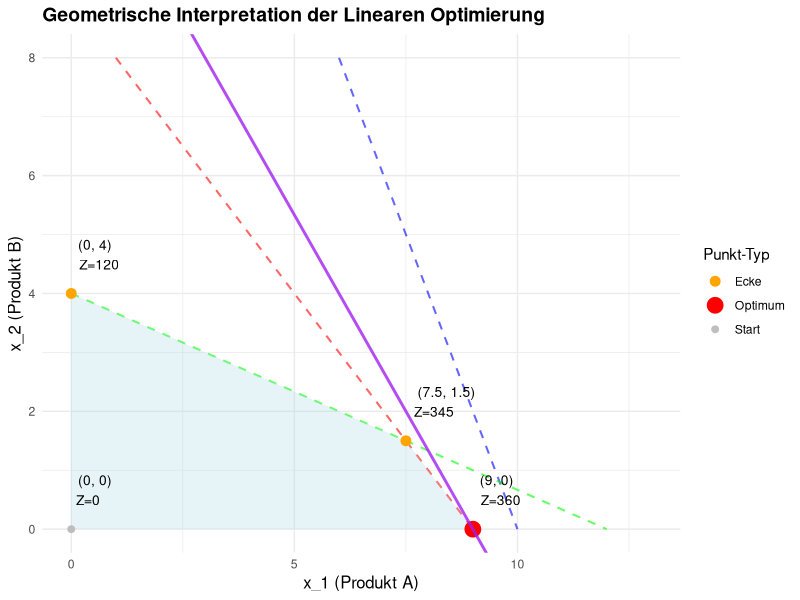
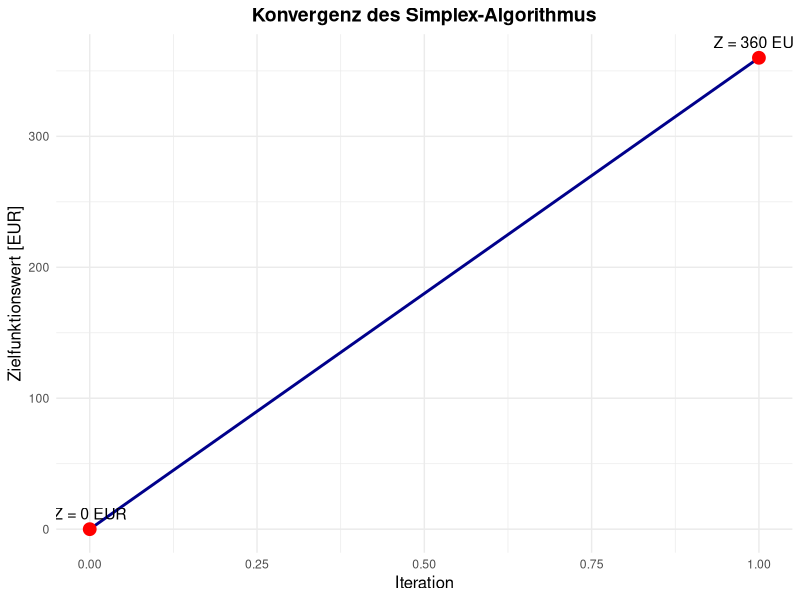

Write the R code that produced these figures, in order.
## ---- chunk 1
options(digits = 4)
knitr::opts_chunk$set(echo=FALSE, message=FALSE, warning=FALSE, cache=FALSE, 
                      dev.args=list(pointsize=11), size="scriptsize")
library(tidyverse)
library(gridExtra)
library(knitr)
## ---- chunk 2
# Zielfunktion und Nebenbedingungen
cat("Maximiere: Z = 40x_1 + 30x_2\n")
cat("\nNebenbedingungen:\n")
cat("4$x_1$ + 2$x_2$ <= 40    (Arbeitszeit)\n")
cat("10$x_1$ + 30$x_2$ <= 120  (Material)\n")
cat("$x_1 + x_2 <= 9$        (Lager)\n")
cat("$x_1, x_2 >= 0$         (Nicht-Negativität)\n")
## ---- chunk 3
cat("4x_1 + 2x_2 + s_1 = 40    (s_1 >= 0)\n")
cat("10x_1 + 30x_2 + s_2 = 120  (s_2 >= 0)\n")
cat("x_1 + x_2 + s_3 = 9        (s_3 >= 0)\n\n")
cat("Zielfunktion (Maximierung):\n")
cat("Z = 40x_1 + 30x_2 + 0·s_1 + 0·s_2 + 0·s_3 \n")
## ---- chunk 4
# Initiales Tableau
tableau_0 <- data.frame(
  Basis = c("s_1", "s_2", "s_3", "Z"),
  x_1 = c(4, 10, 1, -40),
  x_2 = c(2, 30, 1, -30),
  s_1 = c(1, 0, 0, 0),
  s_2 = c(0, 1, 0, 0),
  s_3 = c(0, 0, 1, 0),
  RHS = c(40, 120, 9, 0)
)

knitr::kable(tableau_0, caption = "Initiales Simplex-Tableau (Iteration 0)")
## ---- chunk 5
cat("Z-Reihe: [-40, -30, 0, 0, 0]\n")
cat("\nKleinster Wert: -40 → x_1 wird Eingangsvariable\n")
cat("(Spalte 1 wird Pivotspalte)\n")
## ---- chunk 6
cat("Quotienten für Pivotspalte x_1:\n")
cat("Zeile 1: 40/4 = 10\n")
cat("Zeile 2: 120/10 = 12\n")
cat("Zeile 3: 9/1 = 9  ← Minimum!\n\n")
cat("Ausgangsvariable: s_3\n")
cat("Pivotelement: 1 (Zeile 3, Spalte 1)\n")
## ---- chunk 7
cat("Neue Zeile 3 (Pivotzeile): Zeile 3 ÷ 1\n")
cat("x_1 + x_2 + s_3 = 9\n\n")
cat("Neue Zeile 1: alte Zeile 1 - 4×(neue Zeile 3)\n")
cat("(4x_1 + 2x_2 + s_1) - 4(x_1 + x_2 + s_3) = 40 - 4(9)\n")
cat("-2x_2 + s_1 - 4s_3 = 4\n\n")
cat("Neue Zeile 2: alte Zeile 2 - 10×(neue Zeile 3)\n")
cat("(10x_1 + 30x_2 + s_2) - 10(x_1 + x_2 + s_3) = 120 - 10(9)\n")
cat("20x_2 + s_2 - 10s_3 = 30\n\n")
cat("Neue Z-Reihe: alte Z - (-40)×(neue Zeile 3)\n")
cat("(Z - 40x_1 - 30x_2) + 40(x_1 + x_2 + s_3) = 0 + 40(9)\n")
cat("Z + 10x_2 + 40s_3 = 360\n")
## ---- chunk 8
tableau_1 <- data.frame(
  Basis = c("s_1", "s_2", "x_1", "Z"),
  x_1 = c(0, 0, 1, 0),
  x_2 = c(-2, 20, 1, 10),
  s_1 = c(1, 0, 0, 0),
  s_2 = c(0, 1, 0, 0),
  s_3 = c(-4, -10, 1, 40),
  RHS = c(4, 30, 9, 360)
)

knitr::kable(tableau_1, caption = "Simplex-Tableau nach Iteration 1 (optimal)")
## ---- chunk 9
cat("Z-Reihe: [0, 10, 0, 0, 40]\n\n")
cat("Kein negativer Eintrag mehr in der Z-Reihe\n")
cat("→ keine Variable kann den Gewinn noch erhöhen\n")
cat("→ OPTIMUM ERREICHT (nach nur einer Iteration)\n")
## ---- chunk 10
# Ressourcen-Auslastung
resources <- data.frame(
  Ressource = c("Arbeitszeit", "Material", "Lager"),
  Verfügbar = c(40, 120, 9),
  Verbraucht = c(
    4*9 + 2*0,
    10*9 + 30*0,
    9 + 0
  ),
  Restkapazität = c(
    40 - (4*9 + 2*0),
    120 - (10*9 + 30*0),
    9 - (9 + 0)
  )
)

resources$Auslastung_Prozent <- round((resources$Verbraucht / resources$Verfügbar) * 100, 1)

knitr::kable(resources, caption = "Ressourcen-Auslastung bei optimaler Lösung")
## ---- chunk 11
# Zulässiger Bereich definieren
x1 <- seq(0, 15, 0.1)

# Nebenbedingungen als Linien
y1 <- (40 - 4*x1) / 2  # 4x1 + 2x2 <= 40
y2 <- (120 - 10*x1) / 30  # 10x1 + 30x2 <= 120
y3 <- 9 - x1  # x1 + x2 <= 9

# Eckpunkte des zulässigen Bereichs
corners <- data.frame(
  x1 = c(0, 0, 7.5, 9),
  x2 = c(0, 4, 1.5, 0),
  Typ = c("Start", "Ecke", "Ecke", "Optimum")
)

# Gewinn für jeden Eckpunkt
corners$Gewinn <- 40*corners$x1 + 30*corners$x2

ggplot() +
  # Nebenbedingungen
  geom_line(aes(x=x1, y=y1), color="blue", linetype="dashed", alpha=0.6, linewidth=0.7) +
  geom_line(aes(x=x1, y=y2), color="green", linetype="dashed", alpha=0.6, linewidth=0.7) +
  geom_line(aes(x=x1, y=y3), color="red", linetype="dashed", alpha=0.6, linewidth=0.7) +
  
  # Zulässiger Bereich
  geom_ribbon(aes(x=x1, ymin=0, ymax=pmin(y1,y2,y3,9)), 
              fill="lightblue", alpha=0.3) +
  
  # Eckpunkte
  geom_point(data=corners, aes(x=x1, y=x2, color=Typ, size=Typ)) +
  geom_text(data=corners, aes(x=x1, y=x2, label=paste0("(", x1, ", ", x2, ")\nZ=", Gewinn)),
            vjust=-0.8, hjust=-0.2, size=3.5) +
  
  # Iso-Gewinnlinie durch Optimum
  geom_abline(intercept=360/30, slope=-40/30, color="purple", linewidth=1, alpha=0.8) +
  
  scale_color_manual(values=c("Start"="gray", "Ecke"="orange", "Optimum"="red")) +
  scale_size_manual(values=c("Start"=2, "Ecke"=3, "Optimum"=5)) +
  
  xlim(0, 13) + ylim(0, 8) +
  labs(title="Geometrische Interpretation der Linearen Optimierung",
       x="x_1 (Produkt A)",
       y="x_2 (Produkt B)",
       color="Punkt-Typ", size="Punkt-Typ") +
  theme_minimal() +
  theme(plot.title=element_text(size=14, face="bold"),
        axis.title=element_text(size=12),
        legend.position="right")
## ---- chunk 12
# Simplex mit lpSolve Paket (vereinfacht)
library(lpSolve)

# Zielfunktion: max 40x1 + 30x2
c <- c(40, 30)

# Nebenbedingungen (Constraint-Matrix)
A <- matrix(c(4, 2,        # Arbeitszeit
              10, 30,      # Material
              1, 1),       # Lager
            nrow=3, byrow=TRUE)
b <- c(40, 120, 9)
signs <- c("<=", "<=", "<=")

# Lösen
result <- lp("max", c, A, signs, b)

cat("Optimale Lösung:\n")
cat("x_1 =", result$solution[1], "\n")
cat("x_2 =", result$solution[2], "\n")
cat("Maximaler Gewinn Z =", result$objval, "EUR\n")
## ---- chunk 13
# Schöne Abschlussgrafik
set.seed(42)
simplex_summary <- data.frame(
  Iteration = 0:1,
  x1 = c(0, 9),
  x2 = c(0, 0),
  Gewinn = c(0, 360)
)

ggplot(simplex_summary, aes(x=Iteration, y=Gewinn)) +
  geom_line(color="darkblue", linewidth=1) +
  geom_point(color="red", size=4) +
  geom_text(aes(label=paste0("Z = ", Gewinn, " EUR")), 
            vjust=-0.8, hjust=0.5, size=4) +
  labs(title="Konvergenz des Simplex-Algorithmus",
       y="Zielfunktionswert [EUR]") +
  theme_minimal() +
  theme(plot.title=element_text(size=14, face="bold", hjust=0.5),
        axis.title=element_text(size=12))
